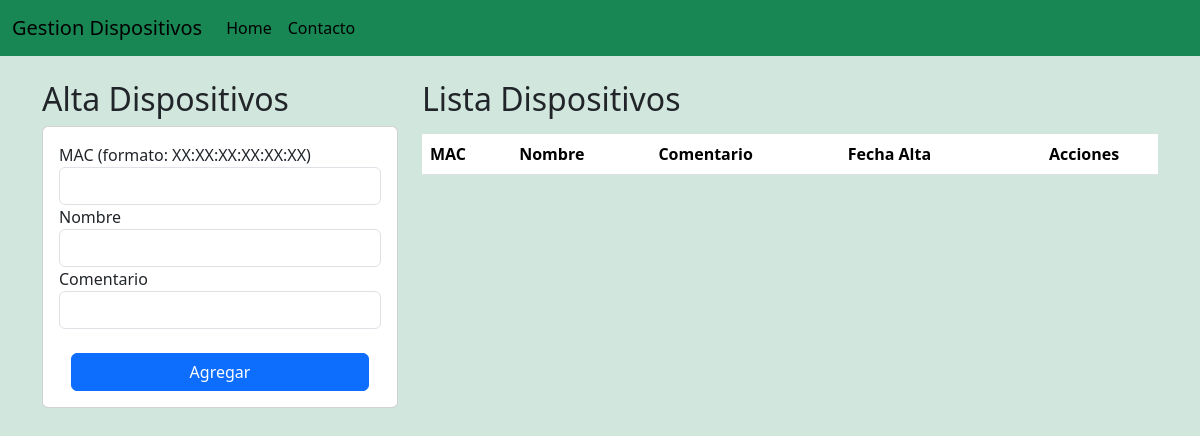
Before: / with the older database file.
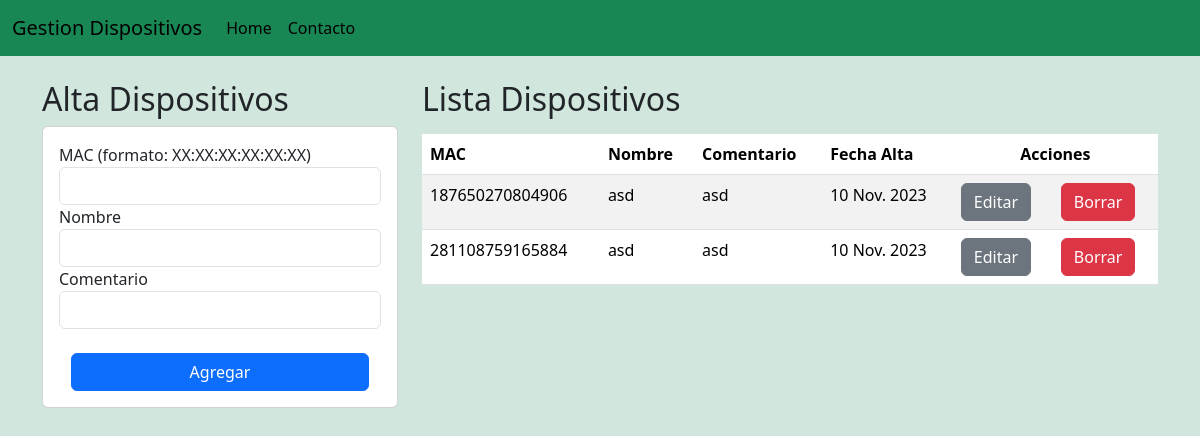
After: the same page with the newer database file.
### MacAmb/models.py (models this page shows, shortened)
class Mac(models.Model):
    id = models.AutoField(primary_key=True)
    mac = MACAddressField(null=True, blank=True)
    nombre = models.CharField(max_length=50)
    comentario = models.CharField(max_length=100)
    fechaCreacion = models.DateField(auto_now_add=True)
    fehcaModificacion = models.DateField(auto_now=True)

### MacAmb/views.py (the view)
# urls.py: 2. Add a URL to urlpatterns:  path('', views.home, name='home')
def home(request):
    macs = Mac.objects.all()
    return render(request, 'gestion.html', {'macs': macs})

### MacAmb/templates/gestion.html (shortened to what this page needs)
{% extends 'template.html' %}
{% block body %}
<div class="row">
    <div class="col-md-6 col-sm-12 col-xl-4 col-lg-4">
    <h2>Alta Dispositivos</h2>
    <div class="card">
      <div class="card-body">
       <form action="agregarMac" method="POST">{% csrf_token %}
        <div class="form-group">
            <label for="mac">MAC (formato: XX:XX:XX:XX:XX:XX)</label>
            <input class="form-control" type="text" name="mac" id="mac" minlength="17" maxlength="17" pattern="[0-9A-F]{2}:[0-9A-F]{2}:[0-9A-F]{2}:[0-9A-F]{2}:[0-9A-F]{2}:[0-9A-F]{2}" required>
        </div>
        <div class="form-group">
            <label for="nombre"> Nombre </label>
            <input class="form-control" type="text" name="nombre" id="nombre" required>
        </div>
        <div class="form-group">
            <label for="comentario"> Comentario </label>
            <input class="form-control" type="text" name="comentario" id="comentario">
        </div>
        <br>
        <div class="form-group row px-4">
            <button class="btn btn-primary" type="submit">Agregar</button>
        </div>
       </form>
      </div>
    </div>
    </div>
    <div class="col-md-6 col-sm-12 col-xl-8 col-lg-8">
     <h2>Lista Dispositivos</h2>
     <div class="table-responsive py-2">
       <table class="table table-striped">
         <thead>
            <tr>
              <th>MAC</th>
              <th>Nombre</th>
              <th>Comentario</th>
              <th>Fecha Alta</th>
              <th colspan="2" class="text-center" > Acciones </th>
            </tr>
         </thead>
         <tbody>
            {% for mac in macs %}
            <tr>
              <td>{{ mac.mac }}</td>
              <td>{{ mac.nombre }}</td>
              <td>{{ mac.comentario }}</td>
              <td>{{ mac.fechaCreacion }}</td>
              <td><a class="btn btn-secondary" href="editarMac/{{ mac.id }}">Editar</a></td>
              <td><a class="btn btn-danger" href="borrarMac/{{ mac.id }}">Borrar</a></td>
            </tr>
            {% endfor %}
         </tbody>
       </table>
     </div>
    </div>
</div>
{% endblock %}

### MacAmb/templates/template.html (shortened to what this page needs)
<!DOCTYPE html>
<html lang="es">
<head>
    <link href="https://cdn.jsdelivr.net/npm/bootstrap@5.3.2/dist/css/bootstrap.min.css" rel="stylesheet">
</head>
<body class="bg-success-subtle">
    <nav class="navbar navbar-expand-lg bg-success">
        <div class="container-fluid">
          <a class="navbar-brand" href="/">Gestion Dispositivos</a>
          <div class="collapse navbar-collapse" id="navbarNav">
            <ul class="navbar-nav">
              <li class="nav-item">
                <a class="nav-link active" aria-current="page" href="/">Home</a>
              </li>
              <li class="nav-item">
                <a class="nav-link active" aria-current="page" href="#">Contacto</a>
              </li>
            </ul>
          </div>
        </div>
      </nav>
    <div class="container py-4">
    {% block body %}
    {% endblock %}
    </div>
</body>
</html>

Changed rows visible on the page:
added Mac: mac "187650270804906", nombre "asd", comentario "asd", fechaCreacion "10 Nov. 2023"
added Mac: mac "281108759165884", nombre "asd", comentario "asd", fechaCreacion "10 Nov. 2023"
